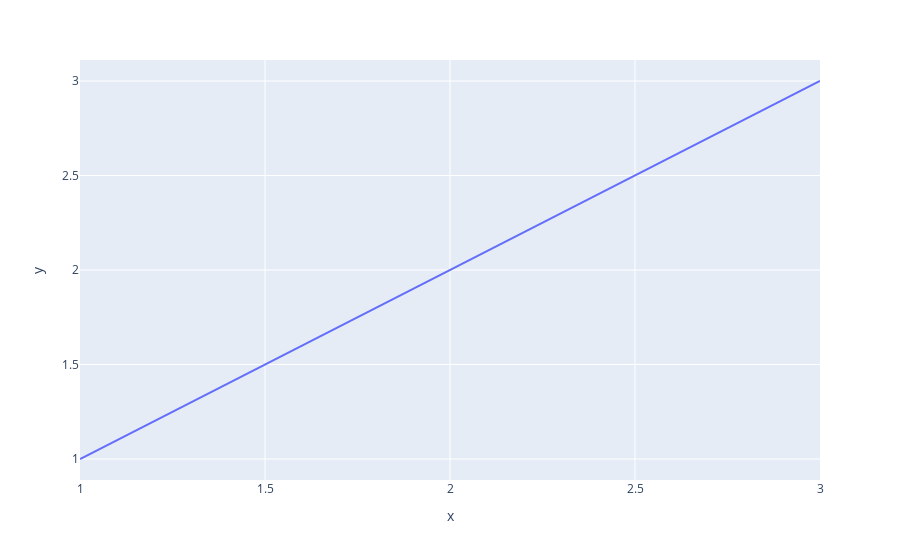

This figure's notebook cell:
### Code cell
import plotly.express as px 
  
  
# Creating the Figure instance
fig = px.line(x=[1, 2, 3], y=[1, 2, 3]) 
  
# showing the plot
fig.show()

### Figure 1 — Plotly figure (JSON) as saved in the notebook; plotly's stock layout.template omitted (floating-point values rounded to 4 significant figures)
{"data": [{"hovertemplate": "x=%{x}<br>y=%{y}<extra></extra>", "legendgroup": "", "line": {"color": "#636efa", "dash": "solid"}, "marker": {"symbol": "circle"}, "mode": "lines", "name": "", "orientation": "v", "showlegend": false, "type": "scatter", "x": [1, 2, 3], "xaxis": "x", "y": [1, 2, 3], "yaxis": "y"}], "layout": {"legend": {"tracegroupgap": 0}, "margin": {"t": 60}, "xaxis": {"anchor": "y", "domain": [0, 1], "title": {"text": "x"}}, "yaxis": {"anchor": "x", "domain": [0, 1], "title": {"text": "y"}}}}
